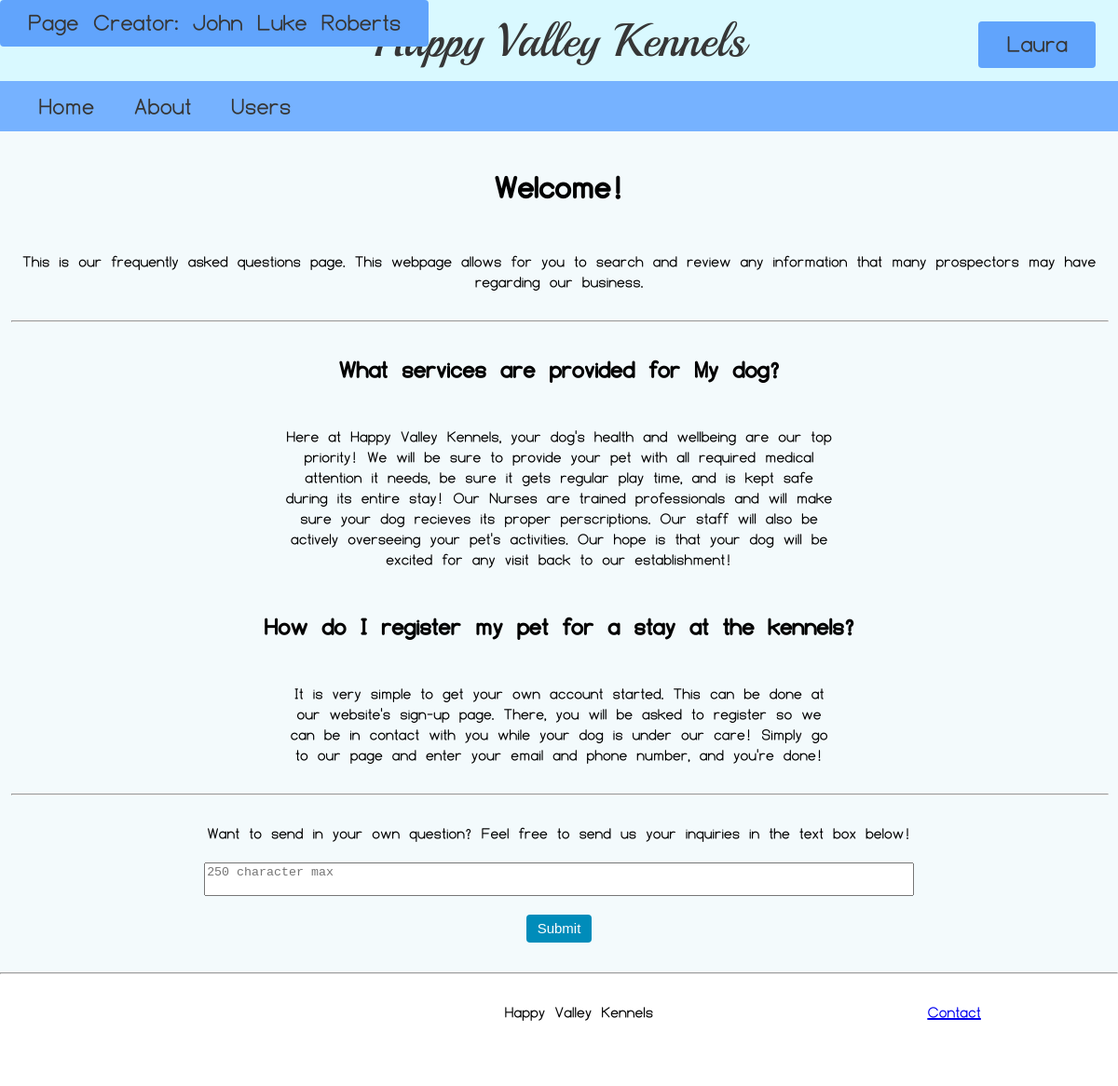
The app's page /About/index.php (signed in) with its own data.
### tables this page shows
CREATE TABLE resp (
	question varchar(100),
    response varchar(800),
    id int auto_increment primary key
);

### About/index.php (the view, shortened to what this page needs)
<?php
include "../assets/Header/Header.php";
?>
<!DOCTYPE html>
<html lang="en">
<link rel="stylesheet" href="HVKfaq.css">
<body>
	<div id="Page_Content">
		<div id="div2">
			<h1>Welcome!</h1>
			<p>This is our frequently asked questions page. This webpage allows for you
				to search and review any information that many prospectors may have regarding
				our business.
			</p>
			<hr>
			<?php
			$servername = "localhost";
			$username = "root";
			$password = "";
			$conn = new
				PDO("mysql:host=$servername;
				dbname=faq", $username, $password);
			$sql = "SELECT question, response FROM resp
						ORDER BY id desc
						LIMIT 5";
			$query = $conn->prepare($sql);
			$query->execute();
			$table = $query->fetchAll();
			foreach ($table as $display) {
				echo ("<h2>" . $display["question"] . "</h2>");
				echo ("<div class = 'div3'><p>" . $display["response"] . "</p></div>");
			}
			?>
			<hr>
			<form action="index.php" method="post">
				<div id="form_content">
					<p>Want to send in your own question? Feel free to send us your inquiries in the text box below!</p>
					<textarea placeholder="250 character max" maxlength="250" name="Inquiry" required></textarea>
					<button type="submit">Submit</button>
				</div>
			</form>
		</div>
	</div>
</body>
</html>
<?php
include "../assets/Footer/Footer.php";
?>

### About/HVKfaq.css (style rules this page uses)
form button { border: 1px black; color: white; width: 70px; height: 30px; text-align: center; border-radius: 4px; font-size: 15px; margin:20px 20px; cursor: pointer; background-color: #008CBA; }
body { justify-content: center; }
.div3 { width: 50%; }
#div2 { display: flex; align-items: center; flex-direction: column; }
#div2 hr { width: 100%; }
#Page_Content { justify-content: center; display: flex; }
#form_content { width: 100%; align-items: center; display: flex; flex-direction: column; }
textarea { resize: none; width: 100%; overflow-wrap: break-word; }

### records on screen
resp: question "What services are provided for My dog?", response "Here at Happy Valley Kennels, your dog's health and wellbeing are our top priority! We will be sure to provide your pet with all required medical attention it needs, be sure it gets regular play time, and is kept safe during its entire stay! Our Nurses are trained professionals and will make sure your dog recieves its proper perscriptions. Our staff will also be actively overseeing your pet's activities. Our hope is that your dog will be excited for any visit back to our establishment!"
resp: question "How do I register my pet for a stay at the kennels?", response "It is very simple to get your own account started. This can be done at our website's sign-up page. There, you will be asked to register so we can be in contact with you while your dog is under our care! Simply go to our page and enter your email and phone number, and you're done!"

### other values on screen
$page_creator "John Luke Roberts"
$username "Laura"
